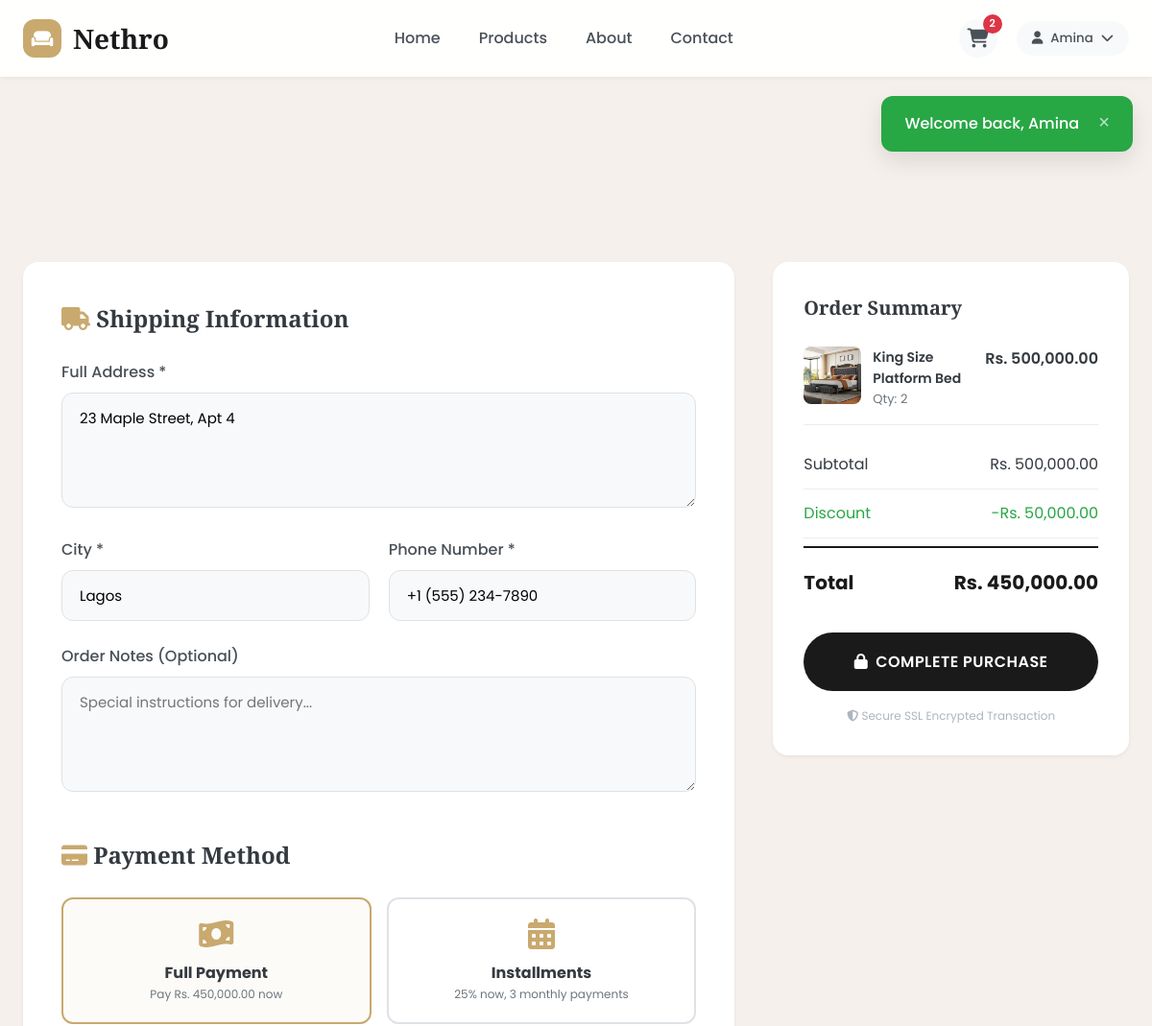
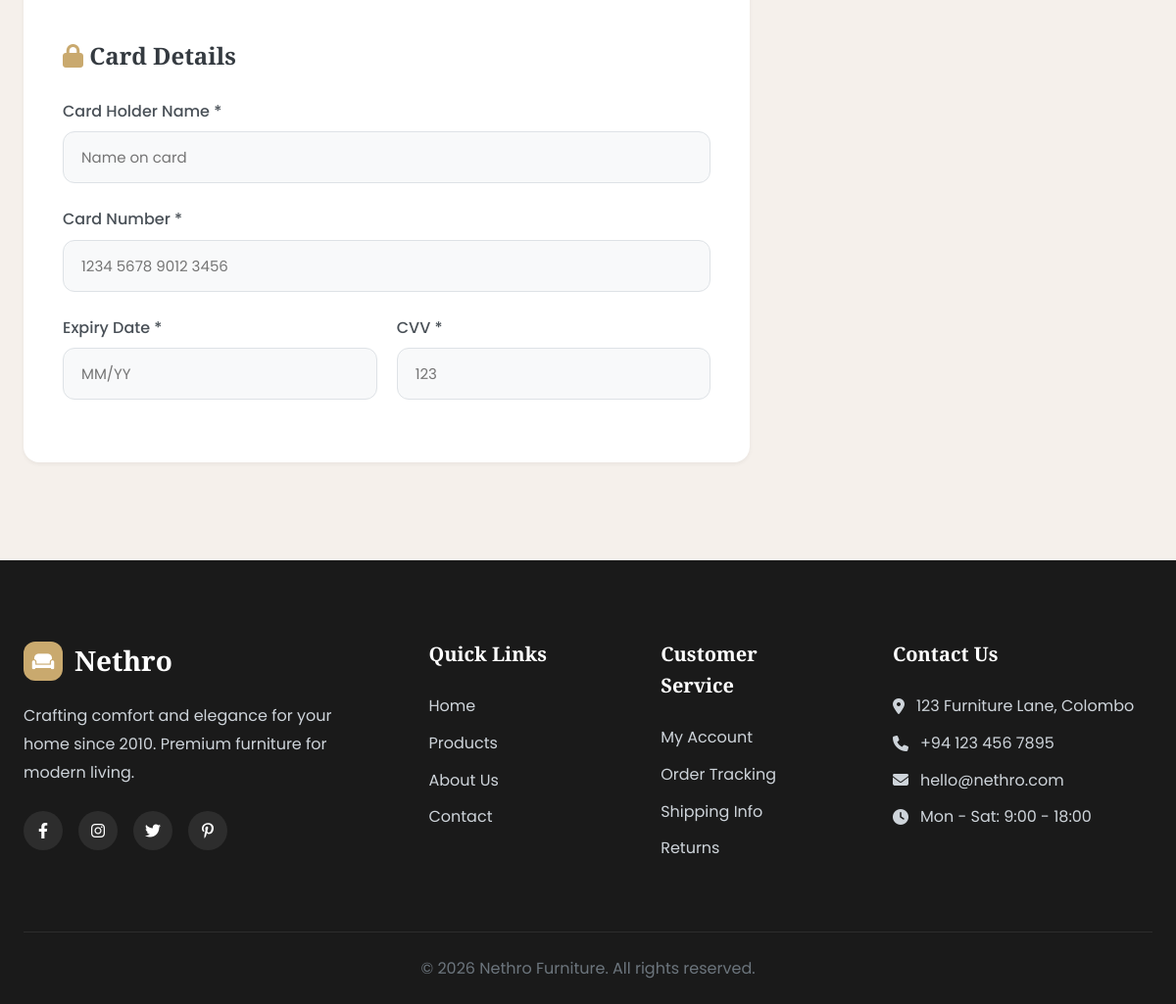
The page /checkout.php (signed in) on the database its author committed (2 pictures, top to bottom).
### tables this page shows
CREATE TABLE users (
    id INT AUTO_INCREMENT PRIMARY KEY,
    first_name VARCHAR(50) NOT NULL,
    last_name VARCHAR(50) NOT NULL,
    email VARCHAR(100) UNIQUE NOT NULL,
    password VARCHAR(255) NOT NULL,
    phone VARCHAR(20),
    address TEXT,
    city VARCHAR(50),
    created_at TIMESTAMP DEFAULT CURRENT_TIMESTAMP,
    updated_at TIMESTAMP DEFAULT CURRENT_TIMESTAMP ON UPDATE CURRENT_TIMESTAMP
);

CREATE TABLE cart (
    id INT AUTO_INCREMENT PRIMARY KEY,
    user_id INT,
    session_id VARCHAR(255),
    product_id INT NOT NULL,
    quantity INT NOT NULL DEFAULT 1,
    created_at TIMESTAMP DEFAULT CURRENT_TIMESTAMP,
    updated_at TIMESTAMP DEFAULT CURRENT_TIMESTAMP ON UPDATE CURRENT_TIMESTAMP,
    FOREIGN KEY (product_id) REFERENCES products(id) ON DELETE CASCADE,
    FOREIGN KEY (user_id) REFERENCES users(id) ON DELETE CASCADE,
    UNIQUE KEY unique_cart_item (user_id, product_id),
    UNIQUE KEY unique_cart_session (session_id, product_id)
);

CREATE TABLE products (
    id INT AUTO_INCREMENT PRIMARY KEY,
    category_id INT,
    name VARCHAR(100) NOT NULL,
    slug VARCHAR(100) UNIQUE NOT NULL,
    description TEXT,
    short_description VARCHAR(255),
    price DECIMAL(10,2) NOT NULL,
    stock_quantity INT DEFAULT 0,
    image VARCHAR(255),
    gallery TEXT,
    dimensions VARCHAR(100),
    material VARCHAR(100),
    weight DECIMAL(8,2),
    featured BOOLEAN DEFAULT FALSE,
    status ENUM('active', 'inactive') DEFAULT 'active',
    created_at TIMESTAMP DEFAULT CURRENT_TIMESTAMP,
    updated_at TIMESTAMP DEFAULT CURRENT_TIMESTAMP ON UPDATE CURRENT_TIMESTAMP,
    FOREIGN KEY (category_id) REFERENCES categories(id) ON DELETE SET NULL
);

### includes/db.php (called while the page is built, shortened)
<?php
$conn = new mysqli(DB_HOST, DB_USER, DB_PASS, DB_NAME);
$conn->set_charset("utf8mb4");
function executeQuery($sql, $types = "", $params = []) {
    global $conn;
    $stmt = $conn->prepare($sql);
    if ($types && !empty($params)) {
        $stmt->bind_param($types, ...$params);
    }
    if (!$stmt->execute()) {
        trigger_error('DB execute failed: ' . $stmt->error, E_USER_WARNING);
    }
    return $stmt;
}
function fetchOne($sql, $types = "", $params = []) {
    $stmt = executeQuery($sql, $types, $params);
    $result = $stmt->get_result();
    return $result->fetch_assoc();
}
function fetchAll($sql, $types = "", $params = []) {
    $stmt = executeQuery($sql, $types, $params);
    $result = $stmt->get_result();
    return $result->fetch_all(MYSQLI_ASSOC);
}
if (isset($_SESSION['user_id'])) {
    $current_user = fetchOne("SELECT * FROM users WHERE id = ?", "i", [$_SESSION['user_id']]);
}
function getCartCount() {
    $count = 0;
    if (isset($_SESSION['user_id'])) {
        $result = fetchOne("SELECT SUM(quantity) as count FROM cart WHERE user_id = ?", "i", [$_SESSION['user_id']]);
        $count = $result['count'] ?? 0;
    } elseif (isset($_SESSION['cart_session'])) {
        $result = fetchOne("SELECT SUM(quantity) as count FROM cart WHERE session_id = ?", "s", [$_SESSION['cart_session']]);
        $count = $result['count'] ?? 0;
    }
    return $count;
}
function getFlash() {
    if (isset($_SESSION['flash'])) {
        $flash = $_SESSION['flash'];
        return $flash;
    }
    return null;
}
function formatPrice($price) {
    return 'Rs. ' . number_format($price, 2);
}
function getDiscountPercent() {
    return 10;
}
?>

### checkout.php (the view, shortened to what this page needs)
<?php
require_once 'includes/db.php';
$cartItems = fetchAll("
    SELECT c.*, p.name, p.slug, p.price, p.image, p.stock_quantity
    FROM cart c
    JOIN products p ON c.product_id = p.id
    WHERE c.user_id = ?
", "i", [$_SESSION['user_id']]);
$subtotal = 0;
foreach ($cartItems as $item) {
    $subtotal += $item['price'] * $item['quantity'];
}
$discount = 0;
if (isReturningCustomer($current_user['id'])) {
    $discount = $subtotal * (getDiscountPercent() / 100);
}
$total = $subtotal - $discount;
require_once 'includes/header.php';
?>
<section class="section" style="padding-top: 40px;">
    <form method="POST" action="" data-validate>
        <div class="cart-container">
            <div class="checkout-form">
                <h3 style="font-family: var(--font-display); margin-bottom: 24px; font-size: 24px;">
                    <i class="fas fa-truck" style="color: var(--accent);"></i> Shipping Information
                </h3>
                <div class="form-group">
                    <label class="form-label">Full Address *</label>
                    <textarea name="shipping_address" class="form-control" placeholder="Street address, apartment, suite, etc." required><?php echo htmlspecialchars($current_user['address'] ?? ''); ?></textarea>
                </div>
                <div class="form-row">
                    <div class="form-group">
                        <label class="form-label">City *</label>
                        <input type="text" name="shipping_city" class="form-control" placeholder="City" required value="<?php echo htmlspecialchars($current_user['city'] ?? ''); ?>">
                    </div>
                    <div class="form-group">
                        <label class="form-label">Phone Number *</label>
                        <input type="tel" name="shipping_phone" class="form-control" placeholder="+1 (555) 123-4567" required value="<?php echo htmlspecialchars($current_user['phone'] ?? ''); ?>">
                    </div>
                </div>
                <div class="form-group">
                    <label class="form-label">Order Notes (Optional)</label>
                    <textarea name="notes" class="form-control" placeholder="Special instructions for delivery..."></textarea>
                </div>
                <h3 style="font-family: var(--font-display); margin: 40px 0 24px; font-size: 24px;">
                    <i class="fas fa-credit-card" style="color: var(--accent);"></i> Payment Method
                </h3>
                <div class="payment-options">
                    <div class="payment-option selected" data-value="full">
                        <i class="fas fa-money-bill-wave"></i>
                        <h4>Full Payment</h4>
                        <p style="font-size: 12px; color: var(--gray-600);">Pay <?php echo formatPrice($total); ?> now</p>
                    </div>
                    <div class="payment-option" data-value="installment">
                        <i class="fas fa-calendar-alt"></i>
                        <h4>Installments</h4>
                        <p style="font-size: 12px; color: var(--gray-600);">25% now, 3 monthly payments</p>
                    </div>
                </div>
                <h3 style="font-family: var(--font-display); margin: 40px 0 24px; font-size: 24px;">
                    <i class="fas fa-lock" style="color: var(--accent);"></i> Card Details
                </h3>
                <div class="form-group">
                    <label class="form-label">Card Holder Name *</label>
                    <input type="text" name="card_holder" class="form-control" placeholder="Name on card" required>
                </div>
                <div class="form-group">
                    <label class="form-label">Card Number *</label>
                    <input type="text" name="card_number" class="form-control" placeholder="1234 5678 9012 3456" required maxlength="19" oninput="formatCardNumber(this)">
                </div>
                <div class="form-row">
                    <div class="form-group">
                        <label class="form-label">Expiry Date *</label>
                        <input type="text" name="expiry" class="form-control" placeholder="MM/YY" required maxlength="5" oninput="formatExpiry(this)">
                    </div>
                    <div class="form-group">
                        <label class="form-label">CVV *</label>
                        <input type="text" name="cvv" class="form-control" placeholder="123" required maxlength="4" pattern="\d{3,4}">
                    </div>
                </div>
            </div>
            <div class="cart-summary">
                <h3 style="font-family: var(--font-display); margin-bottom: 24px; font-size: 20px;">Order Summary</h3>
                <?php foreach ($cartItems as $item): ?>
                <div style="display: flex; gap: 12px; margin-bottom: 16px; padding-bottom: 16px; border-bottom: 1px solid var(--gray-200);">
                    <img src="<?php echo $item['image'] ? 'images/products/' . $item['image'] : 'https://images.unsplash.com/photo-1555041469-a586c61ea9bc?w=100'; ?>"
                         style="width: 60px; height: 60px; object-fit: cover; border-radius: var(--radius-sm);">
                    <div style="flex: 1;">
                        <div style="font-weight: 600; font-size: 14px;"><?php echo $item['name']; ?></div>
                        <div style="font-size: 13px; color: var(--gray-600);">Qty: <?php echo $item['quantity']; ?></div>
                    </div>
                    <div style="font-weight: 600;"><?php echo formatPrice($item['price'] * $item['quantity']); ?></div>
                </div>
                <?php endforeach; ?>
                <div class="summary-row">
                    <span>Subtotal</span>
                    <span><?php echo formatPrice($subtotal); ?></span>
                </div>
                <?php if ($discount > 0): ?>
                <div class="summary-row" style="color: var(--success);">
                    <span>Discount</span>
                    <span>-<?php echo formatPrice($discount); ?></span>
                </div>
                <?php endif; ?>
                <div class="summary-row total">
                    <span>Total</span>
                    <span><?php echo formatPrice($total); ?></span>
                </div>
                <button type="submit" class="btn btn-primary btn-lg" style="width: 100%; margin-top: 24px;">
                    <i class="fas fa-lock"></i> Complete Purchase
                </button>
                <p style="text-align: center; margin-top: 16px; font-size: 12px; color: var(--gray-500);">
                    <i class="fas fa-shield-alt"></i> Secure SSL Encrypted Transaction
                </p>
            </div>
        </div>
    </form>
</section>
<?php require_once 'includes/footer.php'; ?>

### includes/header.php (shortened to what this page needs)
<?php
require_once __DIR__ . '/db.php';
$flash = getFlash();
$script = $_SERVER['SCRIPT_NAME'] ?? '';
if (strpos($script, '/admin/') !== false) {
    $base = substr($script, 0, strpos($script, '/admin/'));
} else {
    $base = rtrim(dirname($script), '/');
}
$assetPathPrefix = ($base === '') ? '/' : $base . '/';
?>
<!DOCTYPE html>
<html lang="en">
<head>
    <link rel="stylesheet" href="<?php echo $assetPathPrefix; ?>css/style.css">
    <link rel="stylesheet" href="https://cdnjs.cloudflare.com/ajax/libs/font-awesome/6.4.0/css/all.min.css">
</head>
<body>
    <?php if ($flash): ?>
    <div class="flash-message flash-<?php echo $flash['type']; ?>">
        <?php echo $flash['message']; ?>
        <button onclick="this.parentElement.remove()" class="flash-close">&times;</button>
    </div>
    <?php endif; ?>
    <nav class="navbar">
        <div class="nav-container">
            <a href="<?php echo $assetPathPrefix; ?>index.php" class="logo">
                <span class="logo-icon"><i class="fas fa-couch"></i></span>
                <span class="logo-text">Nethro</span>
            </a>
            <ul class="nav-menu" id="navMenu">
                <li><a href="<?php echo $assetPathPrefix; ?>index.php" class="<?php echo basename($_SERVER['PHP_SELF']) == 'index.php' ? 'active' : ''; ?>">Home</a></li>
                <li><a href="<?php echo $assetPathPrefix; ?>products.php" class="<?php echo basename($_SERVER['PHP_SELF']) == 'products.php' ? 'active' : ''; ?>">Products</a></li>
                <li><a href="<?php echo $assetPathPrefix; ?>about.php">About</a></li>
                <li><a href="<?php echo $assetPathPrefix; ?>contact.php">Contact</a></li>
            </ul>
            <div class="nav-actions">
                <a href="<?php echo $assetPathPrefix; ?>cart.php" class="cart-icon">
                    <i class="fas fa-shopping-cart"></i>
                    <span class="cart-count" id="cartCount"><?php echo getCartCount(); ?></span>
                </a>
                <?php if ($current_user): ?>
                <div class="user-dropdown">
                    <button class="user-btn">
                        <i class="fas fa-user"></i>
                        <span><?php echo htmlspecialchars($current_user['first_name']); ?></span>
                        <i class="fas fa-chevron-down"></i>
                    </button>
                </div>
                <?php endif; ?>
            </div>
        </div>
    </nav>
    <div class="nav-spacer"></div>

### rows shown on the page
users: first_name "Amina", shipping_address "23 Maple Street, Apt 4", shipping_city "Lagos", shipping_phone "+1 (555) 234-7890"
cart: product.image (picture), product.name "King Size Platform Bed", quantity "2", formatPrice($item['price'] * $item['quantity']) "Rs. 500,000.00"

### other values the page prints
$flash['message'] "Welcome back, Amina"
getCartCount() "2"
formatPrice($total) "Rs. 450,000.00"
formatPrice($subtotal) "Rs. 500,000.00"
formatPrice($discount) "Rs. 50,000.00"
